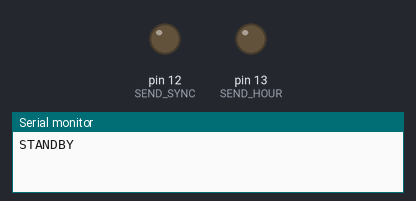
A sketch run on a simulated Arduino Uno, built with avr-gcc and run on an emulated ATmega328P. On the bench: output pins drawn as LEDs (lit = HIGH), the last lines printed to the serial monitor. Dashed ring = blinking.

Above: at 0.1 s.
At 2.05 s:
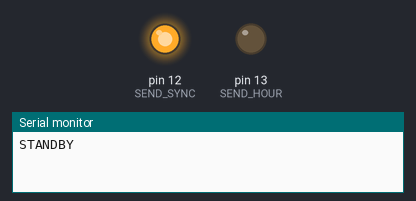
At 38.2 s:
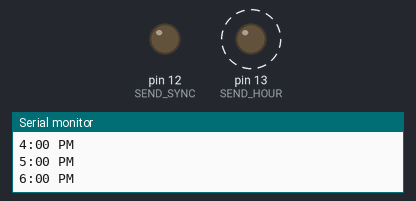
Timing chart, 0 to 39.7 s (numbered marks = the images above):
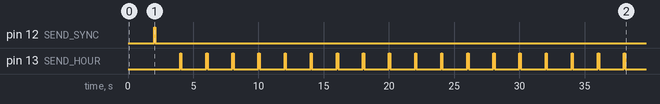

The sketch:

master.ino
```cpp
int SEND_SYNC = 12;     // Connect this pin to the INT_SYNC pin on the regions
int SEND_HOUR = 13;     // Connect this pin to the INT_HOUR pin on the regions

int MAX_HOUR = 24;      // Hours should go 0 - 23
int DELAY = 2;          // Delay between "hours" in seconds
int LEAD_TIME = 2;      // Seconds lead time before starting at hour 0
int STANDBY = -1;       // Boot up
int PULSE_WIDTH = 100;  // Signal pulse width for other Arduinos

long prevClock = STANDBY;     // Previous clock time
long seconds = 0;

int currentHour = STANDBY;

void setup()
{
  pinMode(SEND_SYNC, OUTPUT);
  pinMode(SEND_HOUR, OUTPUT);
  Serial.begin(9600);
  Serial.println(getTimeText(currentHour));
}

void loop()
{
  seconds = millis();
  if (currentHour == STANDBY) {
    if (seconds-prevClock >= LEAD_TIME*1000) {
      currentHour = 0;
      prevClock = seconds;
      sendPulse(SEND_SYNC);
      Serial.println(getTimeText(currentHour));
    }
  } else {
    if (seconds-prevClock >= DELAY*1000) {
      currentHour = (currentHour+1) % MAX_HOUR;
      prevClock = seconds;
      sendPulse(SEND_HOUR);
      Serial.println(getTimeText(currentHour));
    }
  }
}

void sendPulse(int pin) {
  digitalWrite(pin, HIGH);
  delay(PULSE_WIDTH);
  digitalWrite(pin, LOW);
}

String getTimeText(int currentHour) {
  if (currentHour == STANDBY) {
    return "STANDBY";
  } else if (currentHour == 0) {
    return "12:00 AM";
  } else if (currentHour < 12) {
    return String(currentHour)+":00 AM";
  } else if (currentHour == 12) {
    return "12:00 PM";
  } else {
    return String(currentHour-12)+":00 PM";
  }
}
```

Measured:
- by itself, pin 12 (SEND_SYNC): LOW → HIGH at 2.0 s, → LOW 0.10 s later
- by itself, pin 13 (SEND_HOUR): alternates HIGH for 0.10 s and LOW for 1.9 s
